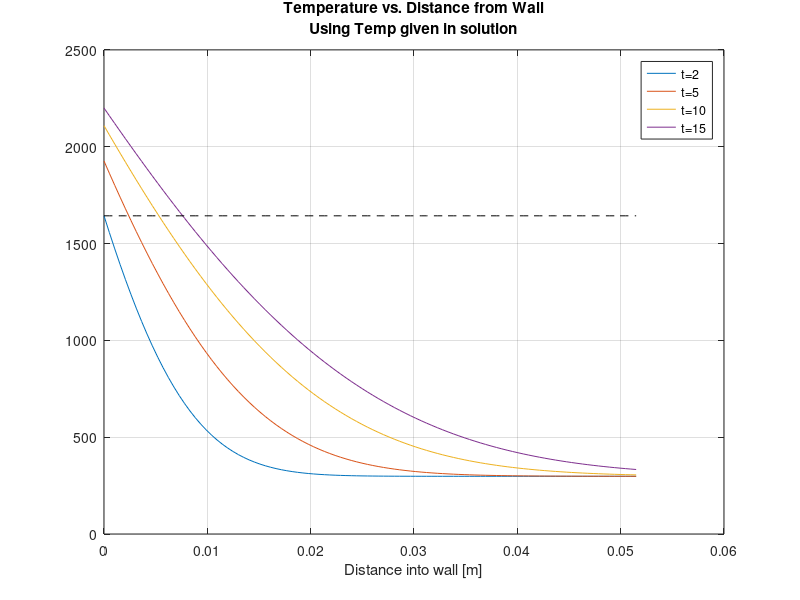
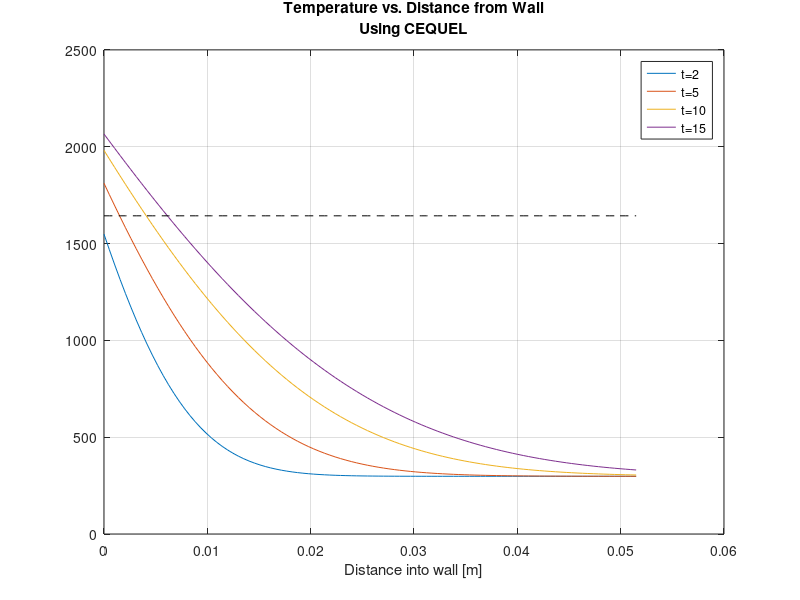

Write the MATLAB code that produced these figures, in order.
%% Problem 6.7 in textbook

% Given
h = 10000; % W/Km**2
k = 60.5;  % W/Km
alpha = 17.7e-6; % m**2/s
Pc = 300; % psi (2.068e6 N/m**2)
% oxidizer = 85% aqueous H2O2
% fuel = HTPB
OF = 7;

t = [2,5,10,15];
xDist = (2.5625- 0.535)/39.37; % convert in to m
x = linspace(0,xDist,100); % range of x values we are interested in

Ti = 298; % K - initial wall temperature
TinfGiven = 2667.2; % K - hot gas temperature
TinfCEQ = 2499.938; % K - hot gas temperature 
                    % found from CEQUEL and converting to throat temp

% Tr is an equation for the local / atmospheric temperature
% Tr = (1 + ((gamma-1)/2)*Pr^(1/3)*M^2)*Tinf;

% Equation
% iterate over x, plug in t values that we want for plot purposes
for i=1:100
    for j = 1:4
        T_given(i,j) = Ti + (TinfGiven - Ti)*(erfc(x(i)/(2*sqrt(alpha*t(j)))) - exp((h*x(i)/k) + (h^2*alpha*t(j))/(k^2)).*erfc((x(i)/(2*sqrt(alpha*t(j))))+(h*sqrt(alpha*t(j))/k)));
        T_CEQ(i,j) = Ti + (TinfCEQ - Ti)*(erfc(x(i)/(2*sqrt(alpha*t(j)))) - exp((h*x(i)/k) + (h^2*alpha*t(j))/(k^2)).*erfc((x(i)/(2*sqrt(alpha*t(j))))+(h*sqrt(alpha*t(j))/k)));
    end
end

figure(1)
plot(x,T_given)
hold on
% Plot steel melting temperature
plot(x,ones(1,length(x))*1643.15,'k--')
grid on
legend('t=2','t=5','t=10','t=15')
title({'Temperature vs. Distance from Wall','Using Temp given in solution'})
xlabel('Distance into wall [m]')

figure(2)
plot(x,T_CEQ)
hold on
% Plot steel melting temperature
plot(x,ones(1,length(x))*1643.15,'k--')
grid on
legend('t=2','t=5','t=10','t=15')
title({'Temperature vs. Distance from Wall','Using CEQUEL'})
xlabel('Distance into wall [m]')